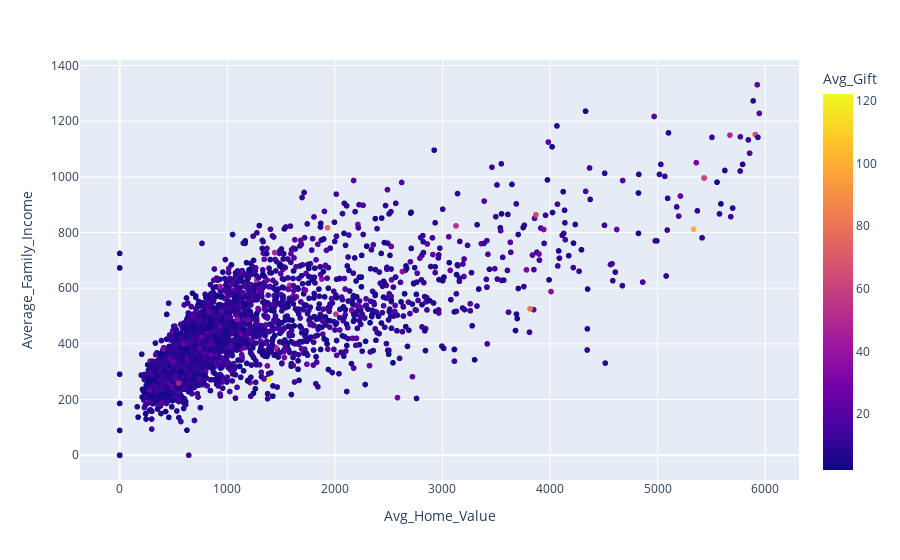

Write notebook code for a chart like this one.
### Markdown cell above
Data Question:
Does family income predict how much of a donation is made?

The plot shows the average home value on the x-axis and average family income on the y-axis. The point color represent the average gift made. The highest average donations are plotted near the y-axis. People with les family income tend to donate more money per average.

### Code cell
px.scatter(df,x = 'Avg_Home_Value',y = 'Average_Family_Income',color = 'Avg_Gift')

### Figure 1 — Plotly figure (JSON) as saved in the notebook; plotly's stock layout.template omitted (floating-point values rounded to 4 significant figures; data arrays with more than 128 entries replaced by an {"elided": "..."} marker saying what was removed)
{"data": [{"hoverlabel": {"namelength": 0}, "hovertemplate": "Avg_Home_Value=%{x}<br>Average_Family_Income=%{y}<br>Avg_Gift=%{marker.color}", "legendgroup": "", "marker": {"color": {"elided": "3120 float values"}, "coloraxis": "coloraxis", "symbol": "circle"}, "mode": "markers", "name": "", "showlegend": false, "type": "scattergl", "x": {"elided": "3120 int values"}, "xaxis": "x", "y": {"elided": "3120 int values"}, "yaxis": "y"}], "layout": {"coloraxis": {"colorbar": {"title": {"text": "Avg_Gift"}}, "colorscale": [[0, "#0d0887"], [0.1111, "#46039f"], [0.2222, "#7201a8"], [0.3333, "#9c179e"], [0.4444, "#bd3786"], [0.5556, "#d8576b"], [0.6667, "#ed7953"], [0.7778, "#fb9f3a"], [0.8889, "#fdca26"], [1, "#f0f921"]]}, "legend": {"tracegroupgap": 0}, "margin": {"t": 60}, "xaxis": {"anchor": "y", "domain": [0, 1], "title": {"text": "Avg_Home_Value"}}, "yaxis": {"anchor": "x", "domain": [0, 1], "title": {"text": "Average_Family_Income"}}}}
